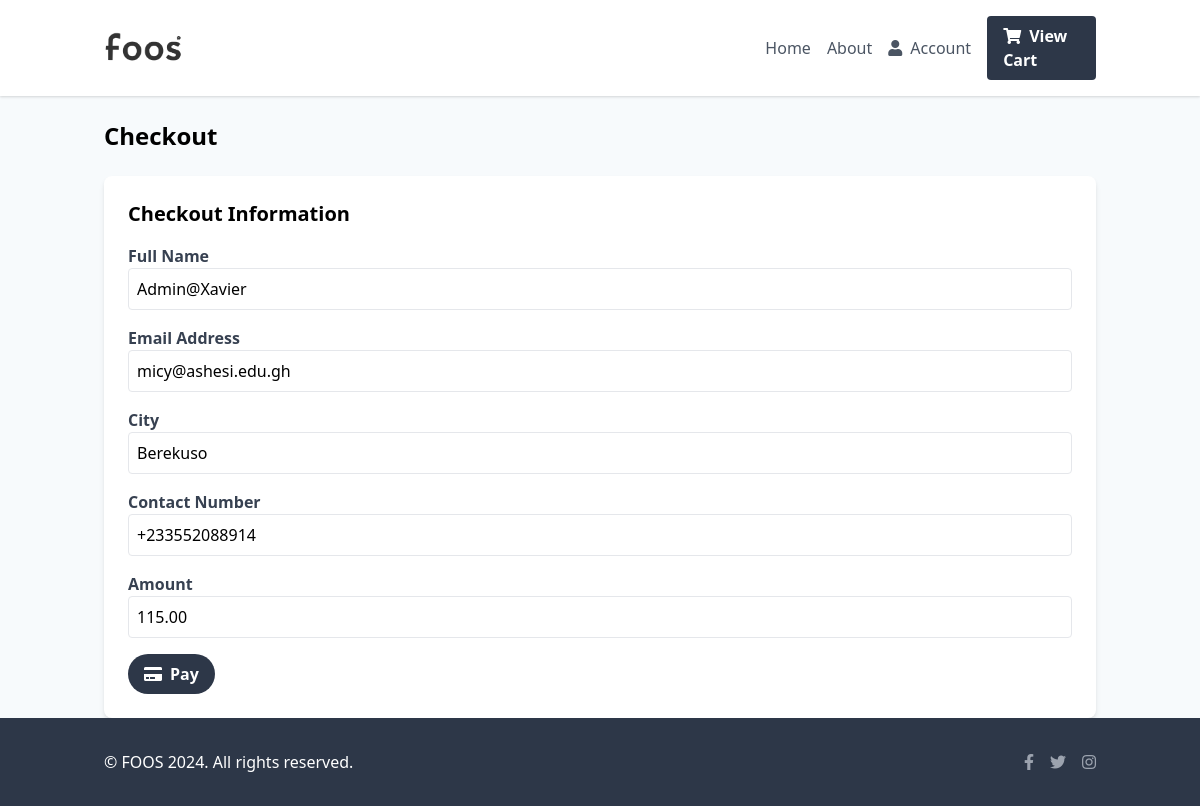
Screenshot of /user_view/checkout.php (signed in) with the database file from the repository.
### tables this page shows
CREATE TABLE `user` (
  `user_id` int(11) NOT NULL,
  `full_name` varchar(256) NOT NULL,
  `email` varchar(256) NOT NULL,
  `password` varchar(256) NOT NULL,
  `country` varchar(256) NOT NULL,
  `city` varchar(256) NOT NULL,
  `contact_number` varchar(256) NOT NULL,
  `image` varchar(256) DEFAULT NULL,
  `role` int(11) NOT NULL
);

### controllers/user_controller.php (called while the page is built, shortened)
<?php
require_once("../classes/user.php");
function getUserDetailsForCheckoutController($id) {
    $new_user = new User();
    return $new_user->getUserDetailsForCheckout($id);
}
?>

### classes/user.php (called while the page is built, shortened)
<?php
require_once('../settings/db_class.php');
class User {
    public function getUserDetailsForCheckOut($id) {
        $db = new db_connection();
        $id = mysqli_real_escape_string($db->db_conn(), $id);
        $sql = "SELECT full_name, email, city, contact_number FROM user WHERE user_id = '$id'";
        return $db->db_fetch_one($sql);
    }
}
?>

### settings/db_class.php (called while the page is built, shortened)
<?php
class db_connection
{
	public $db = null;
	public $results = null;
	function db_connect(){
		$this->db = mysqli_connect("localhost",'jim.edward',"JimmyJazz13","webtech_fall2024_jim_edward");
		if (mysqli_connect_errno()) {
			return false;
		}else{
			return true;
		}
	}
	function db_conn(){
		$this->db = mysqli_connect("localhost",'jim.edward',"JimmyJazz13","webtech_fall2024_jim_edward");
		if (mysqli_connect_errno()) {
			return false;
		}else{
			return $this->db;
		}
	}
	function db_query($sqlQuery){
		$this->results = mysqli_query($this->db,$sqlQuery);
		if ($this->results == false) {
			return false;
		}else{
			return true;
		}
	}
	function db_fetch_one($sql){
		if(!$this->db_query($sql)){
			return false;
		}
		return mysqli_fetch_assoc($this->results);
	}
	function db_fetch_all($sql){
		if(!$this->db_query($sql)){
			return false;
		}
		return mysqli_fetch_all($this->results, MYSQLI_ASSOC);
	}
}
?>

### controllers/cart_controller.php (called while the page is built, shortened)
<?php
require('../classes/cart_class.php');
function getCartItemsByCustomerIdController($c_id) {
    $newCart = new cart();
    return $newCart->getCartItems($c_id);
}
?>

### classes/cart_class.php (called while the page is built, shortened)
<?php
require_once("../settings/db_class.php");
class cart extends db_connection {
    public function getCartItems($c_id) {
        $ndb = new db_connection();
        $c_id = mysqli_real_escape_string($ndb->db_conn(), $c_id);
        $sql = "SELECT * FROM cart WHERE c_id = '$c_id'";
        return $this->db_fetch_all($sql);
    }
}
?>

### functions/cart_functions.php (called while the page is built, shortened)
<?php
require_once('../controllers/cart_controller.php');
require_once('../controllers/product_controller.php');
function calculateGrandTotal($c_id) {
    $cartItems = getCartItemsByCustomerIdController($c_id);
    $grandTotal = 0;
    if (is_array($cartItems) && count($cartItems) > 0) {
        foreach ($cartItems as $row) {
            $productId = htmlspecialchars($row['p_id']);
            $qty = htmlspecialchars($row['qty'], ENT_QUOTES, 'UTF-8');
            $productData = getProductPriceController($productId);
            $price = $productData['price'];
            $grandTotal += $qty * $price;
        }
    }
    $vat = 0.15 * $grandTotal;
    return $grandTotal + $vat;
}
?>

### controllers/product_controller.php (called while the page is built, shortened)
<?php
require_once("../classes/product.php");
function getProductPriceController($id) {
    $newp = new Product();
    return $newp->getProductPrice($id);
}
?>

### classes/product.php (called while the page is built, shortened)
<?php
require_once("../settings/db_class.php");
class Product
{
    public function getProductPrice($id) {
        $ndb = new db_connection();
        $p_id = mysqli_real_escape_string($ndb->db_conn(), $id);
        $sql = "SELECT `price` FROM `products` WHERE `product_id` = '$p_id'";
        return $ndb->db_fetch_one($sql);
    }
}
?>

### user_view/checkout.php (the view, shortened to what this page needs)
<?php
require('../functions/header.php');
require_once('../functions/cart_functions.php');
require_once('../controllers/user_controller.php');
$userDets = getUserDetailsForCheckoutController($_SESSION['user_id']);
$grandTotal = calculateGrandTotal($_SESSION['user_id']);
?>
<!DOCTYPE html>
<html lang="en">
<head>
    <link href="https://cdn.jsdelivr.net/npm/tailwindcss@2.2.16/dist/tailwind.min.css" rel="stylesheet">
    <link rel="stylesheet" href="https://cdnjs.cloudflare.com/ajax/libs/font-awesome/5.15.3/css/all.min.css">
</head>
<body>
    <?php echo generateHeaderForNotHome(); ?>
    <main class="main-content container mx-auto px-4">
        <h1 class="text-2xl font-bold mb-6">Checkout</h1>
        <section class="bg-white shadow-md rounded-lg p-6">
            <h2 class="text-xl font-bold mb-4">Checkout Information</h2>
            <form id="paymentForm" action="../actions/add_order_action.php" method="POST">
                <div class="mb-4">
                    <label for="full-name" class="block text-gray-700 font-bold">Full Name</label>
                    <input type="text" id="full-name" value="<?php echo $userDets['full_name']; ?>" class="w-full p-2 border rounded" />
                </div>
                <div class="mb-4">
                    <label for="email-address" class="block text-gray-700 font-bold">Email Address</label>
                    <input type="email" id="email-address" value="<?php echo $userDets['email']; ?>" class="w-full p-2 border rounded" required />
                </div>
                <div class="mb-4">
                    <label for="city" class="block text-gray-700 font-bold">City</label>
                    <input type="text" id="city" value="<?php echo $userDets['city']; ?>" class="w-full p-2 border rounded" />
                </div>
                <div class="mb-4">
                    <label for="contact" class="block text-gray-700 font-bold">Contact Number</label>
                    <input type="text" id="contact" value="<?php echo $userDets['contact_number']; ?>" class="w-full p-2 border rounded" />
                </div>
                <div class="mb-4">
                    <label for="amount" class="block text-gray-700 font-bold">Amount</label>
                    <input type="tel" id="amount" value="<?php echo number_format($grandTotal, 2); ?>" class="w-full p-2 border rounded" readonly />
                </div>
                <div class="text-right">
                    <button type="submit" onclick="payWithPaystack()" class="btn-primary flex items-center justify-center">
                        <i class="fas fa-credit-card mr-2"></i> Pay
                    </button>
                </div>
            </form>
        </section>
    </main>
    <footer class="bg-footer text-white">
        <div class="container mx-auto px-4 flex justify-between items-center">
            <p>&copy; FOOS 2024. All rights reserved.</p>
            <div class="flex space-x-4">
                <a href="#" class="text-gray-400 hover:text-white"><i class="fab fa-facebook-f"></i></a>
                <a href="#" class="text-gray-400 hover:text-white"><i class="fab fa-twitter"></i></a>
                <a href="#" class="text-gray-400 hover:text-white"><i class="fab fa-instagram"></i></a>
            </div>
        </div>
    </footer>
</body>
</html>

### user_view/checkout.php (style rules this page uses)
html, body { margin: 0; padding: 0; height: 100%; }
body { display: flex; flex-direction: column; background-color: #f7fafc; }
.main-content { flex-grow: 1; margin-top: 1.5rem; }
.bg-footer { background-color: #2d3748; }
footer { padding-top: 2rem; padding-bottom: 2rem; }
.btn-primary { background-color: #2d3748; color: white; padding: 0.5rem 1rem; border-radius: 9999px; font-weight: bold; transition: background-color 0.3s ease; }

### rows the page displays
user: full_name "Admin@Xavier", email "micy@ashesi.edu.gh", city "Berekuso", contact_number "+233552088914"
